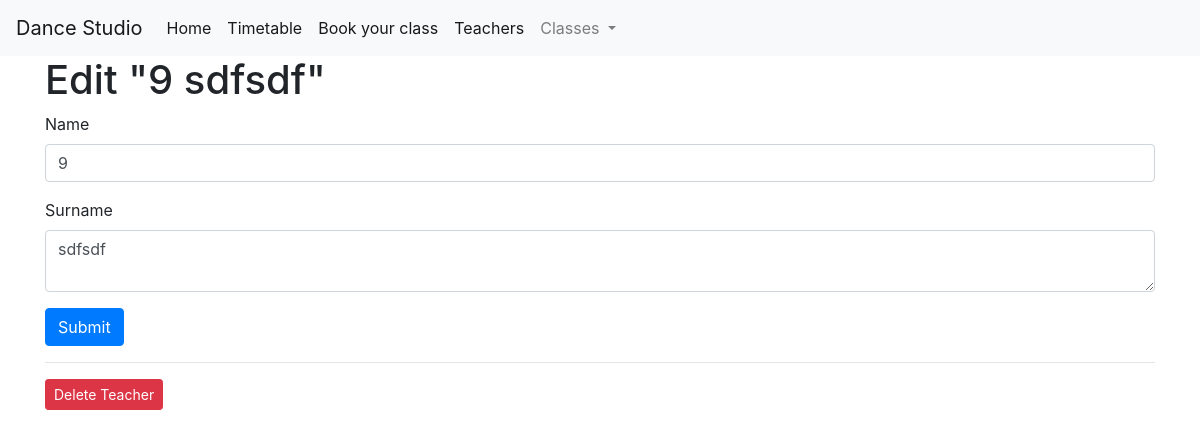
The page /teacher/9/edit on the database as committed earlier.
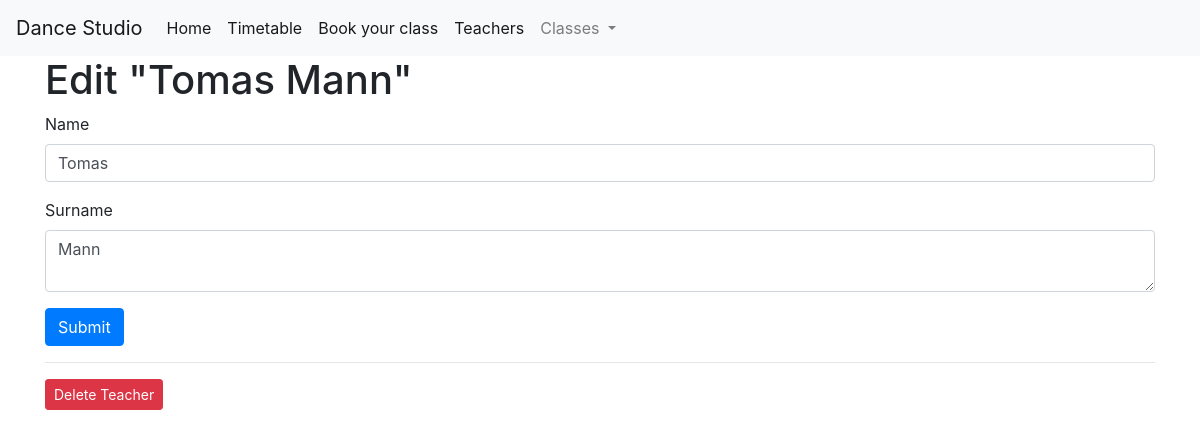
The same page on the database as committed later.
### tables this page shows
CREATE TABLE teachers (
    teacher_id INTEGER PRIMARY KEY AUTOINCREMENT,
    name VARCHAR(50) NOT NULL,
    surname VARCHAR(50) NOT NULL
);

### app.py (the view, shortened to what this page needs)
@app.route('/teacher/<int:teacher_id>/edit', methods=('GET', 'POST'))
def edit_teacher(teacher_id):
    teacher = get_teacher(teacher_id)
    return render_template('edit_teacher.html', teacher=teacher)

### app.py (called while the page is built)
def get_db_connection():
    conn = sqlite3.connect('database.db')
    conn.row_factory = sqlite3.Row
    return conn

def get_teacher(teacher_id):
    conn = get_db_connection()
    teacher = conn.execute('SELECT * FROM teachers WHERE teacher_id = ?',
                        (teacher_id,)).fetchone()
    conn.close()
    if teacher is None:
        abort(404)
    return teacher

### templates/edit_teacher.html (shortened to what this page needs)
{% extends 'base.html' %}
{% block content %}
<h1>{% block title %} Edit "{{ teacher['name'] ~ ' ' ~ teacher['surname'] }}" {% endblock %}</h1>
<form method="post">
    <div class="form-group">
        <label for="name">Name</label>
        <input type="text" name="name" placeholder="Post name"
               class="form-control"
               value="{{ request.form['name'] or teacher['name'] }}">
    </div>
    <div class="form-group">
        <label for="surname">Surname</label>
        <textarea name="surname" placeholder="Post surname"
                  class="form-control">{{ request.form['surname'] or teacher['surname'] }}</textarea>
    </div>
    <div class="form-group">
        <button type="submit" class="btn btn-primary">Submit</button>
    </div>
</form>
<hr>
<form action="{{ url_for('delete_teacher', teacher_id=teacher['teacher_id']) }}" method="POST">
    <input type="submit" value="Delete Teacher"
            class="btn btn-danger btn-sm"
            onclick="return confirm('Are you sure you want to delete this teacher?')">
</form>
{% endblock %}

Rows that differ between the two databases and show on the page:
changed teachers: name+surname "9 sdfsdf" → "Tomas Mann"; name "9" → "Tomas"; surname "sdfsdf" → "Mann"
